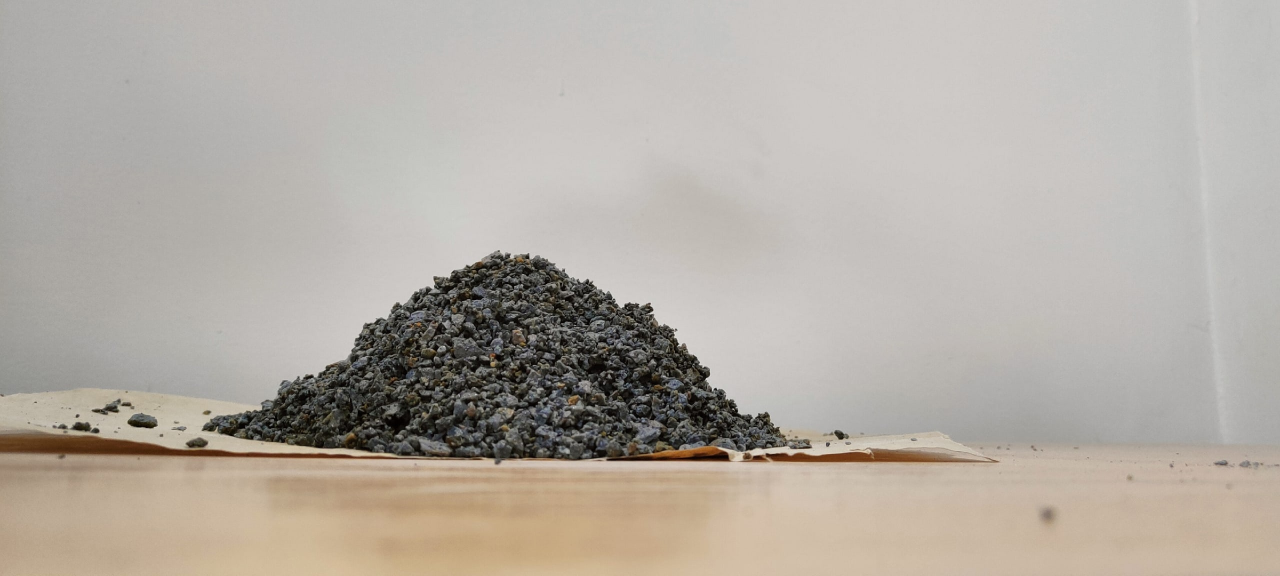
#> input picture photo/2.jpg, 2560 x 1152 px, given in place of IMG20231128134200.jpg, which was not available (shown at 1/2 size)
$ python project_2.py
#> lines starting #> are read from the running program, lines starting #| are printed output that depends on the picture; after the words box and inside, x2 and y2 are one past the last pixel; in counts of white or black regions, pixels touching at a corner belong together; long printed decimals are rounded; pictures that were not available may be replaced by others from this repository, and a replacement may not be noted
#> further down, image is the input picture: shape (1152, 2560, 3); mean B, G, R 164.4, 172.6, 179.2
import math

import cv2
import numpy as np
import os

def find_red_markers(image):
    hsv_image = cv2.cvtColor(image, cv2.COLOR_BGR2HSV)
#> hsv_image: shape (1152, 2560, 3); mean H, S, V 19.3, 24.1, 179.3
    lower_red = np.array([0, 50, 50])
    upper_red = np.array([10, 255, 255])
    mask1 = cv2.inRange(hsv_image, lower_red, upper_red)
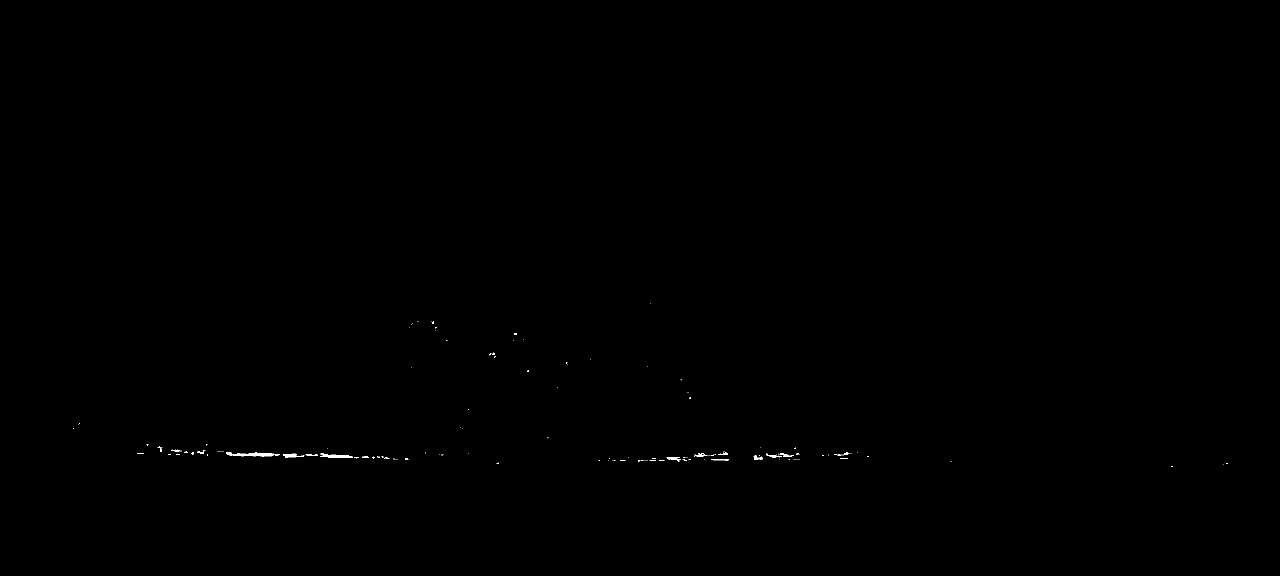
#> mask1: shape (1152, 2560) (shown at 1/2 size); 0.08% white; 162 white regions (142 under 20 px)
    lower_red = np.array([170, 50, 50])
    upper_red = np.array([180, 255, 255])
    mask2 = cv2.inRange(hsv_image, lower_red, upper_red)
#> mask2: shape (1152, 2560); every value is 0
    mask = cv2.bitwise_or(mask1, mask2)

    contours, _ = cv2.findContours(mask, cv2.RETR_EXTERNAL, cv2.CHAIN_APPROX_NONE)
#> contours = 162 contours, 147 with area under 20; largest, box (x1, y1, x2, y2) and area: (452, 905, 560, 913) 391, (641, 907, 706, 916) 266, (566, 907, 609, 916) 144, (1560, 906, 1588, 914) 66, (1388, 906, 1415, 913) 66
    marker_coords = []
    for cnt in contours:
        area = cv2.contourArea(cnt)
        if area > 100:  # Область маркера должна быть достаточно большой, чтобы исключить шум
            M = cv2.moments(cnt)
            center_x = int(M['m10'] / M['m00'])
            center_y = int(M['m01'] / M['m00'])
            marker_coords.append((center_x, center_y))
            cv2.drawContours(image, [cnt], -1, (0, 255, 0), 2)
            cv2.circle(image, (center_x, center_y), 3, (0, 255, 0), -1)
#> this loop made 162 passes
#> (area, center_x, center_y) on passes 91, 92, 104: (265.5, 672, 911), (144.5, 582, 910), (391, 505, 908)
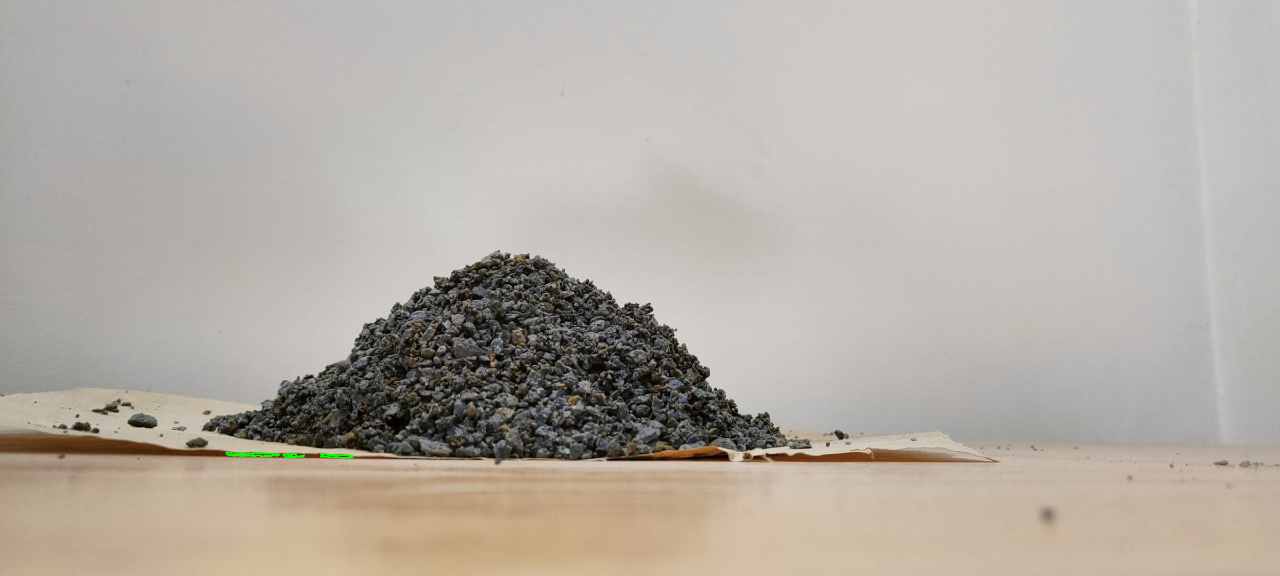
#> image: shape (1152, 2560, 3) (shown at 1/2 size); 0.05% of pixels changed, all inside (x1, y1, x2, y2) = (451, 904, 707, 917)
#> after the loop, marker_coords = [(672, 911), (582, 910), (505, 908)]

    if len(marker_coords) >= 2:
        # Расчет расстояния между двумя первыми найденными маркерами
        x1, y1 = marker_coords[0]
#> x1 = 672; y1 = 911
        x2, y2 = marker_coords[1]
#> x2 = 582; y2 = 910
        distance = np.sqrt((x2 - x1) ** 2 + (y2 - y1) ** 2)
#> distance = 90.01
        cv2.putText(image, f"Distance: {distance:.2f} pixels", (10, 30), cv2.FONT_HERSHEY_SIMPLEX, 1, (0, 255, 0), 2)
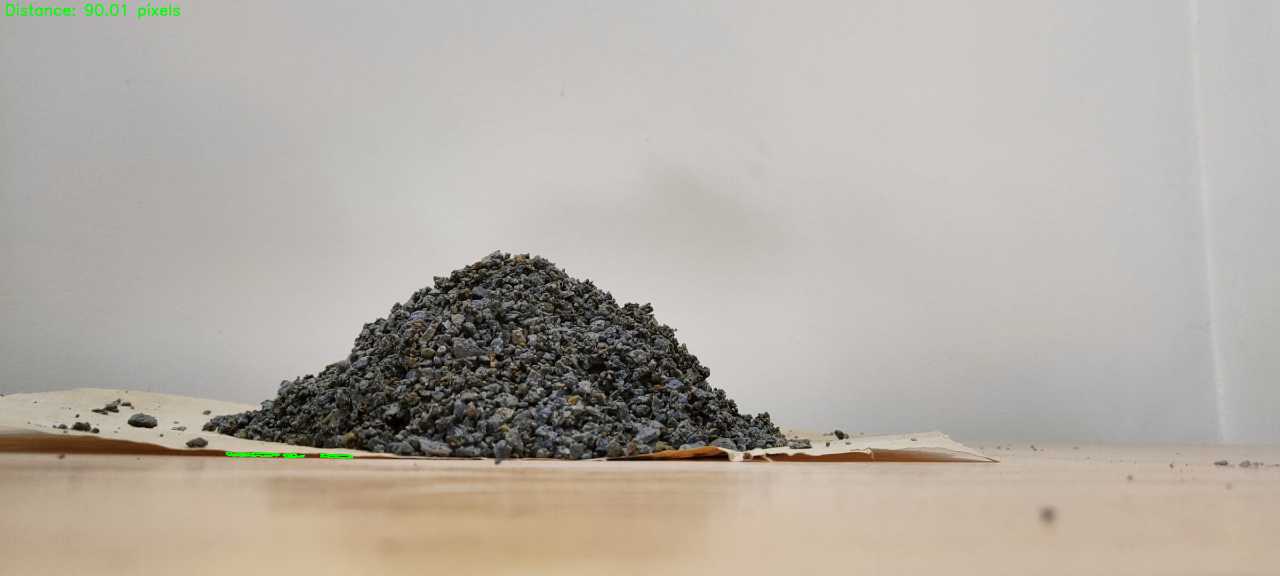
#> image: shape (1152, 2560, 3) (shown at 1/2 size); 0.08% of pixels changed, all inside (x1, y1, x2, y2) = (13, 7, 360, 39)

    cv2.namedWindow('Маркеры', cv2.WINDOW_NORMAL)
    cv2.resizeWindow('Маркеры', 800, 600)
    cv2.imshow('Маркеры', image)

    return distance


def calculate_distance(pixel_distance, real_distance):
    pixel_per_cm = pixel_distance / real_distance
    return pixel_per_cm

image = cv2.imread('Photo/2/marked/IMG20231128134200.jpg')
marker_coords = find_red_markers(image)
#> marker_coords = 90.01

def main():
    folder_path = "Photo/2/marked"
    file_names = os.listdir(folder_path)
    volumes = []
    for file_name in file_names:
        img_path = os.path.join(folder_path, file_name)
        if not os.path.isfile(img_path):
            print(f"Файл {file_name} не существует в папке {folder_path}")
            continue

        def find_longest_distance(points):
            max_distance = 0
            for i in range(len(points)):
                p1 = points[i]
                for j in range(i + 1, len(points)):
                    p2 = points[j]
                    distance = np.linalg.norm(p1 - p2)
                    if distance > max_distance:
                        max_distance = distance
            return max_distance

        # Загружаем изображение, масштабируем и преобразуем в оттенки серого
        img = cv2.imread(img_path)
        # поиск красных маркеров
        distance_pixels = find_red_markers(img)
#> the loop in find_red_markers (call 2), `for cnt in contours:` made 162 passes
#> distance_pixels = 90.01
        distance_cm = int(input("Введите расстояние в см между маркерами: "))
#> the answer given: 3
        distance_coefficient = distance_pixels/distance_cm
#> distance_coefficient = 30
        print(distance_pixels, distance_cm, distance_coefficient)
#| 90.006 3 30.002
        gray = cv2.cvtColor(img, cv2.COLOR_BGR2GRAY)

        # Выполняем обработку изображения для выделения контуров
        img_blur = cv2.GaussianBlur(gray, (3, 3), 0)
        edges = cv2.Canny(img, 50, 200)
#> edges: shape (1152, 2560); 3.1% white in thin lines or dots, all inside (x1, y1, x2, y2) = (0, 6, 2560, 936)
        kernel = cv2.getStructuringElement(cv2.MORPH_RECT, (5, 5))
#> kernel = [[1, 1, 1, 1, 1], [1, 1, 1, 1, 1], [1, 1, 1, 1, 1], [1, 1, 1, 1, 1], [1, 1, 1, 1, 1]]
        closed = cv2.morphologyEx(edges, cv2.MORPH_CLOSE, kernel)
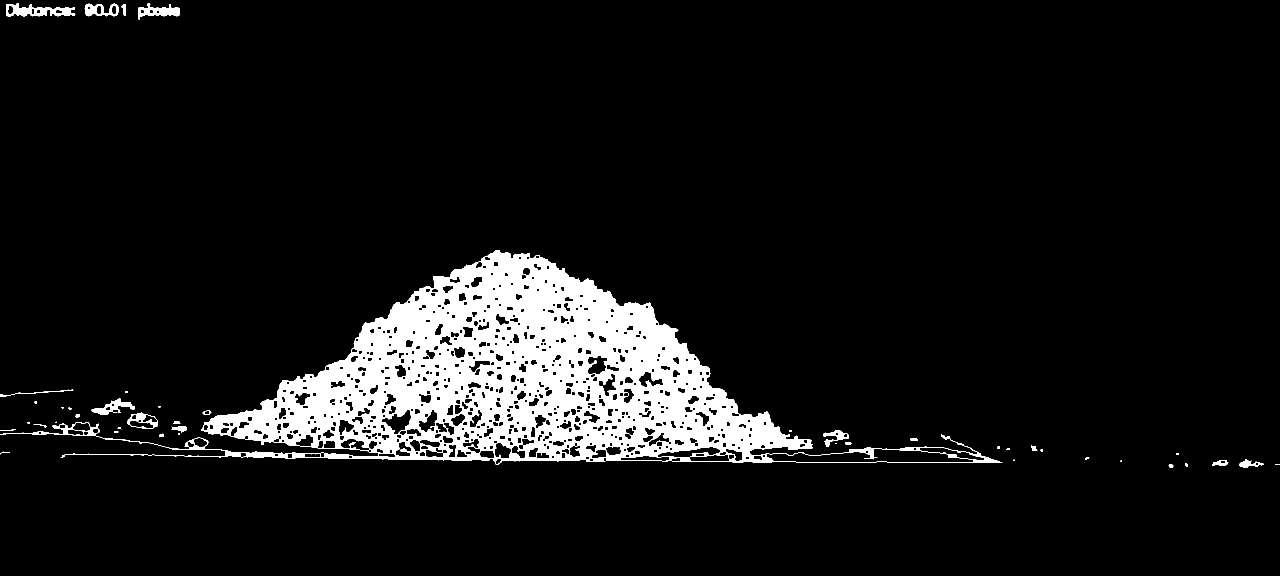
#> closed: shape (1152, 2560) (shown at 1/2 size); 8.1% white; 44 white regions (13 under 20 px)

        # Находим контуры на обработанном изображении
        contours, hierarchy = cv2.findContours(closed.copy(), cv2.RETR_EXTERNAL, cv2.CHAIN_APPROX_SIMPLE)
#> contours = 44 contours, 22 with area under 20; largest, box (x1, y1, x2, y2) and area: (0, 500, 2005, 929) 298319, (12, 6, 151, 33) 2004, (255, 825, 316, 857) 1382, (276, 6, 360, 39) 1278, (169, 7, 238, 33) 1087

        # Вычисляем объем и выводим результаты
        max_contour = None
        max_contour_distance = 0

        for cnt in contours:
            perimeter = cv2.arcLength(cnt, True)
            approx = cv2.approxPolyDP(cnt, 0.04 * perimeter, True)
            if len(approx) == 3:
                distance = find_longest_distance(approx)
                if distance > max_contour_distance:
                    max_contour_distance = distance
                    max_contour = approx
#> this loop made 44 passes
#> (perimeter, distance, max_contour_distance, max_contour) on passes 1, 44: (18.83, 9.06, 9.06, [[2550, 928], [2551, 929], [2559, 929]]), (427.4, 139.2, 139.2, [[12, 11], [15, 32], [150, 29]])
#> after the loop, max_contour_distance = 139.2

        if max_contour is not None:
            result_img = cv2.cvtColor(edges, cv2.COLOR_GRAY2BGR)
            cv2.drawContours(result_img, [max_contour], -1, (0, 255, 0), 2)
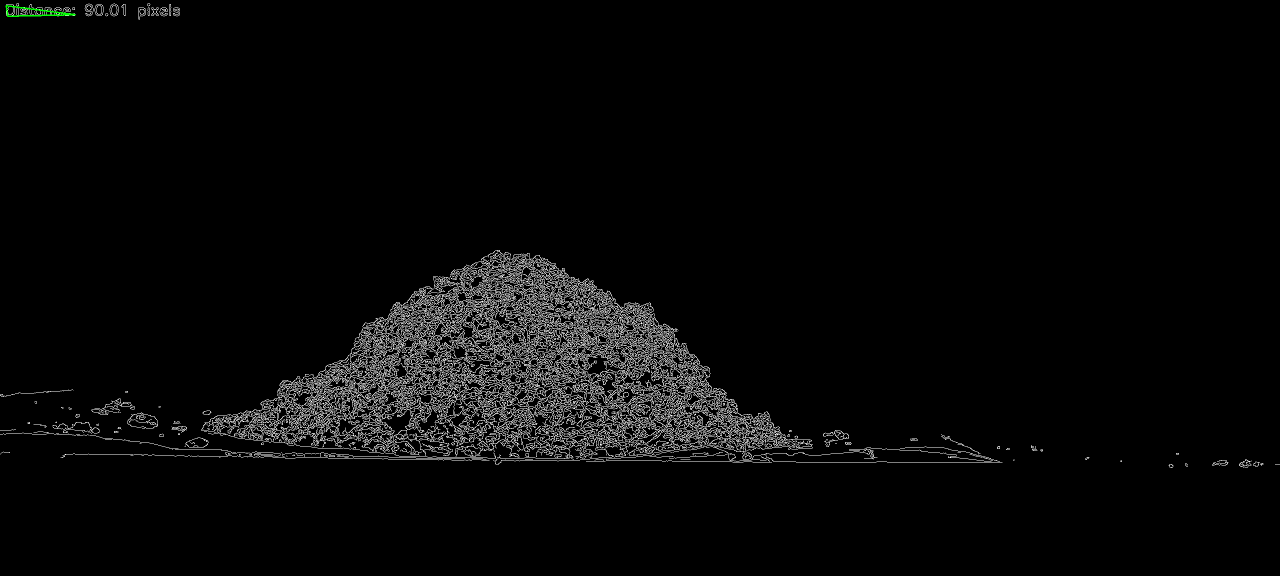
#> result_img: shape (1152, 2560, 3) (shown at 1/2 size); mean B, G, R 7.8, 7.8, 7.8
            cv2.namedWindow('Обработанное изображение', cv2.WINDOW_NORMAL)
            cv2.resizeWindow('Обработанное изображение', 800, 600)
            cv2.imshow('Обработанное изображение', result_img)
            cv2.waitKey(0)
            print(f"Наибольшее расстояние между противоположными точками внутри контура: {max_contour_distance}")
#| Наибольшее расстояние между противоположными точками внутри контура: 139.169


        if max_contour is not None:
            hull = cv2.convexHull(max_contour)
#> hull = [[150, 29], [15, 32], [12, 11]]
            hull_area = cv2.contourArea(hull)
#> hull_area = 1422
            _, radius = cv2.minEnclosingCircle(max_contour)
#> radius = 69.58
            print(f"radius: {radius}")
#| radius: 69.585
            volume = 1 / 3 * np.pi * (radius ** 2) * (radius*1.5)
#> volume = 529247.6
            volume_cm = volume/distance_coefficient**3
#> volume_cm = 19.6
            print(f"Объем объекта на фото {file_name}: {volume_cm:.2f} куб.см")
#| Объем объекта на фото 2.jpg: 19.60 куб.см
            volumes.append(volume_cm)

            result_img = cv2.cvtColor(edges, cv2.COLOR_GRAY2BGR)
            cv2.drawContours(result_img, [max_contour], -1, (0, 255, 0), 2)
            cv2.namedWindow('Обработанное изображение', cv2.WINDOW_NORMAL)
            cv2.resizeWindow('Обработанное изображение', 800, 600)
            cv2.imshow('Обработанное изображение', result_img)
            cv2.waitKey(0)
        else:
            print(f"Объект не найден на фото {file_name}")

    if volumes:
        avg_volume = sum(volumes) / len(volumes)
#> avg_volume = 19.6
        print(f"Средний объем объекта на всех фотографиях: {avg_volume:.2f} куб.см")
#| Средний объем объекта на всех фотографиях: 19.60 куб.см
    else:
        print("Объекты не найдены на фотографиях")


if __name__ == "__main__":
    main()

$ run again, on photo/3.jpg
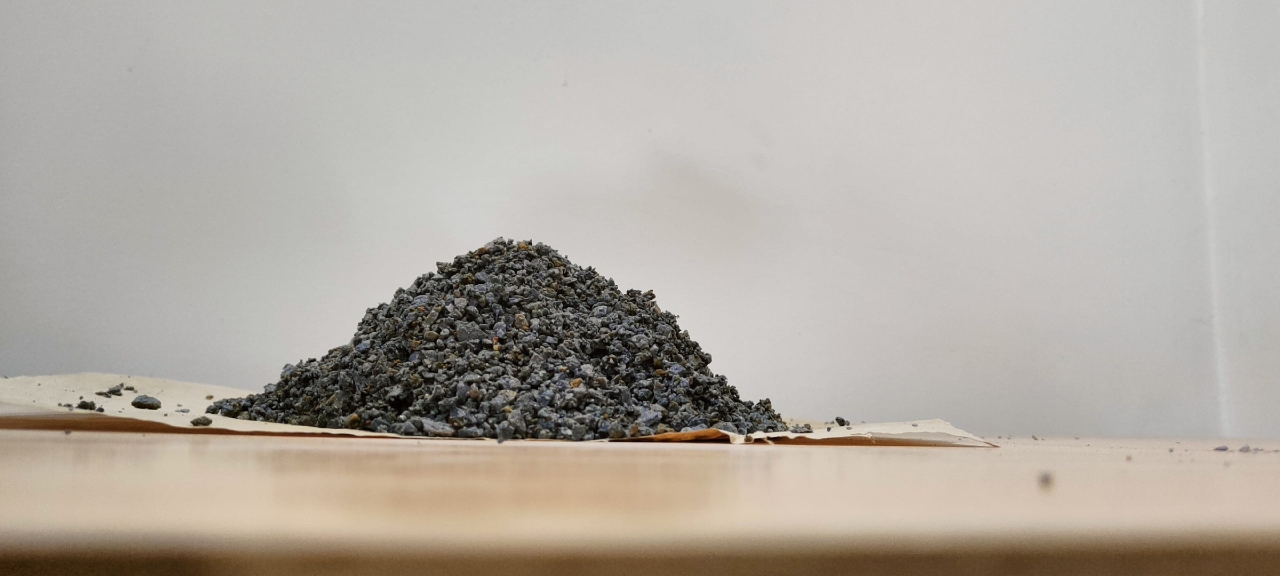
#> input picture photo/3.jpg, 2560 x 1152 px, given in place of IMG20231128134200.jpg, which was not available (shown at 1/2 size)
#> image is the input picture: shape (1152, 2560, 3); mean B, G, R 162.7, 171.2, 177.9
#> hsv_image: shape (1152, 2560, 3); mean H, S, V 20.9, 27.7, 178
#> mask1: shape (1152, 2560); 0.08% white; 164 white regions (148 under 20 px)
#> mask2: shape (1152, 2560); every value is 0
#> in find_red_markers, `contours, _ = cv2.findContours(mask, cv2.RETR_EXTERNAL, cv2.CHAIN_APPR..`: contours = 164 contours, 155 with area under 20; largest, box (x1, y1, x2, y2) and area: (572, 865, 688, 874) 482, (690, 868, 749, 877) 173, (1428, 867, 1459, 877) 122, (1388, 884, 1447, 888) 118, (758, 872, 816, 878) 106
#> the loop in find_red_markers, `for cnt in contours:` made 164 passes
#> (area, center_x, center_y) on passes 6, 63, 67, 71, 83: (118, 1416, 885), (105.5, 779, 874), (173, 718, 872), (121.5, 1447, 873), (482, 628, 868)
#> after the loop in find_red_markers, `for cnt in contours:`:
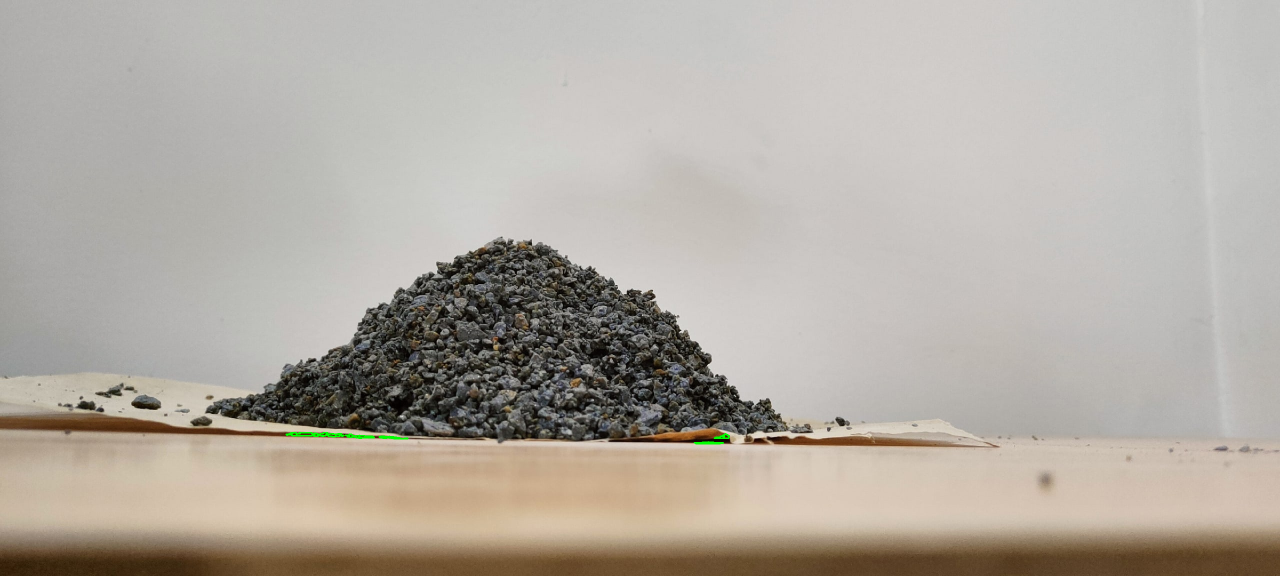
#> image: shape (1152, 2560, 3) (shown at 1/2 size); 0.07% of pixels changed, all inside (x1, y1, x2, y2) = (571, 864, 1460, 889)
#> after the loop in find_red_markers, `for cnt in contours:`: marker_coords = [(1416, 885), (779, 874), (718, 872), (1447, 873), (628, 868)]
#> x1 = 1416; y1 = 885
#> x2 = 779; y2 = 874
#> in find_red_markers, `distance = np.sqrt((x2 - x1) ** 2 + (y2 - y1) ** 2)`: distance = 637.1
#> the loop in find_red_markers (call 2), `for cnt in contours:` made 164 passes
#> distance_coefficient = 212.4
#| 637.095 3 212.365
#> edges: shape (1152, 2560); 3% white in thin lines or dots, all inside (x1, y1, x2, y2) = (0, 6, 2560, 906)
#> kernel = [[1, 1, 1, 1, 1], [1, 1, 1, 1, 1], [1, 1, 1, 1, 1], [1, 1, 1, 1, 1], [1, 1, 1, 1, 1]]
#> closed: shape (1152, 2560); 8% white; 28 white regions (4 under 20 px)
#> in main, `contours, hierarchy = cv2.findContours(closed.copy(), cv2.RETR_EXTERNA..`: contours = 27 contours, 8 with area under 20; largest, box (x1, y1, x2, y2) and area: (0, 473, 2001, 896) 288248, (12, 6, 151, 33) 2002, (262, 789, 323, 820) 1320, (296, 7, 380, 39) 1278, (190, 766, 275, 796) 1003
#> the loop in main, `for cnt in contours:` made 27 passes
#> (perimeter, distance, max_contour_distance, max_contour) on pass 22: (7920.5, 2000.9, 2000.9, [[0, 832], [2000, 891], [1004, 473]])
#> after the loop in main, `for cnt in contours:`: max_contour_distance = 2000.9
#> in main, `cv2.drawContours(result_img, [max_contour], -1, (0, 255, 0), 2)`:
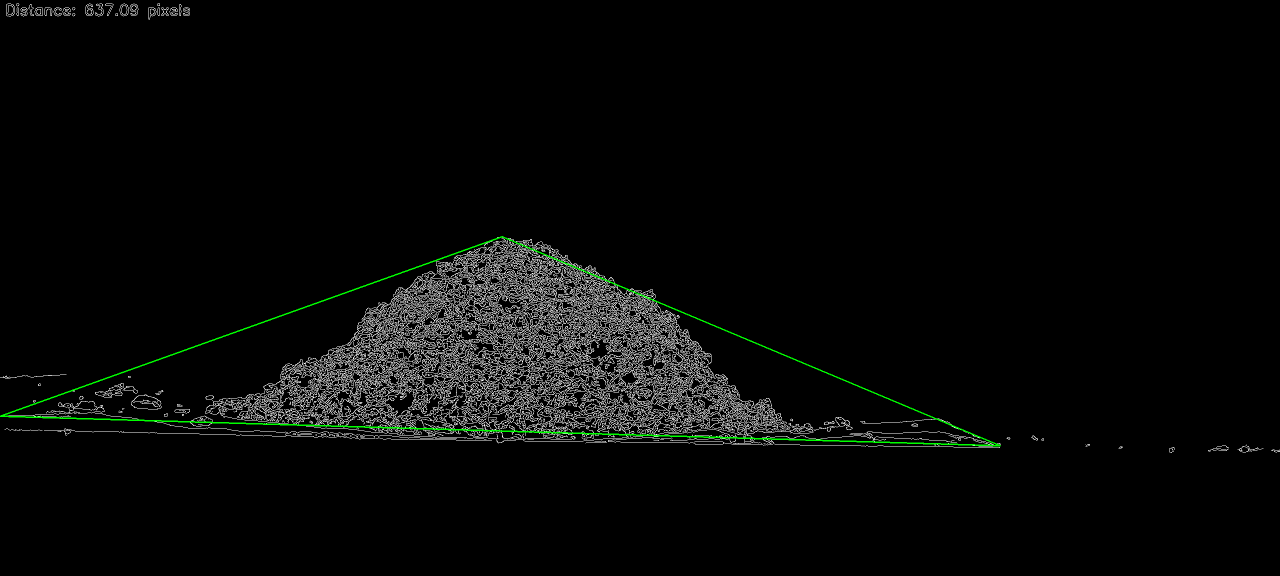
#> result_img: shape (1152, 2560, 3) (shown at 1/2 size); mean B, G, R 7.6, 8.6, 7.6
#| Наибольшее расстояние между противоположными точками внутри контура: 2000.870
#> hull = [[1004, 473], [2000, 891], [0, 832]]
#> hull_area = 388618
#> radius = 1000.4
#| radius: 1000.435
#> volume = 1.57e+09
#> volume_cm = 164.2
#| Объем объекта на фото 3.jpg: 164.22 куб.см
#| Средний объем объекта на всех фотографиях: 164.22 куб.см
